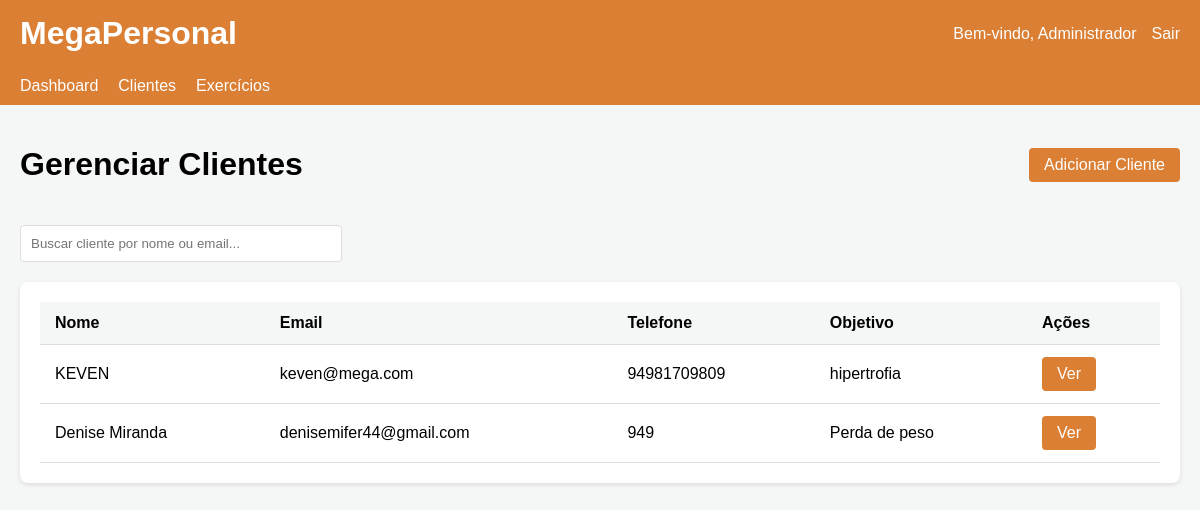
Page /clients (signed in) on the committed database.
### app.py (models this page shows)
class Trainer(db.Model):
    id = db.Column(db.Integer, primary_key=True)
    name = db.Column(db.String(100), nullable=False)
    email = db.Column(db.String(100), unique=True, nullable=False)
    password = db.Column(db.String(200), nullable=False)
    phone = db.Column(db.String(20))
    registration_date = db.Column(db.DateTime, default=datetime.utcnow)
    is_active = db.Column(db.Boolean, default=True)  # Campo para controlar status da conta
    clients = db.relationship('Client', backref='trainer', lazy=True)

class Client(db.Model):
    id = db.Column(db.Integer, primary_key=True)
    name = db.Column(db.String(100), nullable=False)
    email = db.Column(db.String(100), nullable=False)
    phone = db.Column(db.String(20))
    age = db.Column(db.Integer)
    height = db.Column(db.Float)
    weight = db.Column(db.Float)
    goal = db.Column(db.String(200))
    health_notes = db.Column(db.Text)
    registration_date = db.Column(db.DateTime, default=datetime.utcnow)
    trainer_id = db.Column(db.Integer, db.ForeignKey('trainer.id'), nullable=False)
    workouts = db.relationship('Workout', backref='client', lazy=True)
    assessments = db.relationship('Assessment', backref='client', lazy=True)

### app.py (the view)
@app.route('/clients')
def client_list():
    if 'trainer_id' not in session:
        return redirect(url_for('login'))
    trainer = Trainer.query.get(session['trainer_id'])
    clients = Client.query.filter_by(trainer_id=trainer.id).all()
    return render_template('clients.html', trainer=trainer, clients=clients)

### templates/clients.html (shortened to what this page needs)
<!DOCTYPE html>
<html lang="pt-br">
<head>
</head>
<body>
    <header>
        <div class="header-content">
            <div class="logo">
                <h1>MegaPersonal</h1>
            </div>
            <div class="user-info">
                <span>Bem-vindo, {{ trainer.name }}</span>
                <a href="{{ url_for('logout') }}">Sair</a>
            </div>
        </div>
    </header>
    <nav class="navbar">
        <ul class="nav-links">
            <li><a href="{{ url_for('dashboard') }}">Dashboard</a></li>
            <li><a href="{{ url_for('client_list') }}">Clientes</a></li>
            <li><a href="{{ url_for('exercises') }}">Exercícios</a></li>
        </ul>
    </nav>
    <div class="container">
        <div class="page-header">
            <h1>Gerenciar Clientes</h1>
            <a href="{{ url_for('client_new') }}" class="button">Adicionar Cliente</a>
        </div>
        <input type="text" class="search-box" placeholder="Buscar cliente por nome ou email...">
        <div class="clients-list">
            {% if clients %}
            <table>
                <thead>
                    <tr>
                        <th>Nome</th>
                        <th>Email</th>
                        <th>Telefone</th>
                        <th>Objetivo</th>
                        <th>Ações</th>
                    </tr>
                </thead>
                <tbody>
                    {% for client in clients %}
                    <tr>
                        <td>{{ client.name }}</td>
                        <td>{{ client.email }}</td>
                        <td>{{ client.phone }}</td>
                        <td>{{ client.goal }}</td>
                        <td>
                            <a href="{{ url_for('client_detail', client_id=client.id) }}" class="button">Ver</a>
                        </td>
                    </tr>
                    {% endfor %}
                </tbody>
            </table>
            {% else %}
            <p>Você ainda não tem clientes cadastrados.</p>
            <p><a href="{{ url_for('client_new') }}">Clique aqui</a> para adicionar seu primeiro cliente.</p>
            {% endif %}
        </div>
    </div>
</body>
</html>

### templates/clients.html (style rules this page uses)
body { font-family: 'Arial', sans-serif; background-color: #f4f7f6; margin: 0; padding: 0; }
.container { max-width: 1200px; margin: 0 auto; padding: 20px; }
header { background-color: #db7f34; color: white; padding: 15px 0; box-shadow: 0 2px 5px rgba(0,0,0,0.1); }
.header-content { display: flex; justify-content: space-between; align-items: center; max-width: 1200px; margin: 0 auto; padding: 0 20px; }
.logo h1 { margin: 0; }
.user-info { display: flex; align-items: center; }
.user-info a { color: white; text-decoration: none; margin-left: 15px; }
.navbar { background-color: #db7f34; padding: 10px 0; }
.nav-links { display: flex; list-style: none; margin: 0; padding: 0 20px; max-width: 1200px; margin: 0 auto; }
.nav-links li { margin-right: 20px; }
.nav-links a { color: white; text-decoration: none; padding: 5px 0; }
.page-header { display: flex; justify-content: space-between; align-items: center; margin-bottom: 20px; }
.button { background-color: #db7f34; color: white; border: none; padding: 8px 15px; border-radius: 4px; text-decoration: none; display: inline-block; cursor: pointer; }
.clients-list { background-color: white; border-radius: 8px; box-shadow: 0 2px 5px rgba(0,0,0,0.1); padding: 20px; }
table { width: 100%; border-collapse: collapse; }
th, td { padding: 12px 15px; text-align: left; border-bottom: 1px solid #ddd; }
th { background-color: #f4f7f6; font-weight: bold; }
.search-box { padding: 10px; border: 1px solid #ddd; border-radius: 4px; width: 300px; margin-bottom: 20px; }

### rows in the picture
Trainer: name "Administrador"
Client: name "KEVEN", email "keven@mega.com", phone "94981709809", goal "hipertrofia"
Client: name "Denise Miranda", email "denisemifer44@gmail.com", phone "949", goal "Perda de peso"
